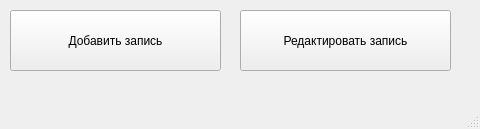
<?xml version="1.0" encoding="UTF-8"?>
<ui version="4.0">
 <class>MainWindow</class>
 <widget class="QMainWindow" name="MainWindow">
  <property name="geometry">
   <rect>
    <x>0</x>
    <y>0</y>
    <width>480</width>
    <height>129</height>
   </rect>
  </property>
  <property name="windowTitle">
   <string>MainWindow</string>
  </property>
  <widget class="QWidget" name="centralwidget">
   <widget class="QPushButton" name="pushButton">
    <property name="geometry">
     <rect>
      <x>10</x>
      <y>10</y>
      <width>211</width>
      <height>61</height>
     </rect>
    </property>
    <property name="text">
     <string>Добавить запись</string>
    </property>
   </widget>
   <widget class="QPushButton" name="pushButton_2">
    <property name="geometry">
     <rect>
      <x>240</x>
      <y>10</y>
      <width>211</width>
      <height>61</height>
     </rect>
    </property>
    <property name="text">
     <string>Редактировать запись</string>
    </property>
   </widget>
  </widget>
  <widget class="QMenuBar" name="menubar">
   <property name="geometry">
    <rect>
     <x>0</x>
     <y>0</y>
     <width>480</width>
     <height>26</height>
    </rect>
   </property>
  </widget>
  <widget class="QStatusBar" name="statusbar"/>
 </widget>
 <resources/>
 <connections/>
</ui>
